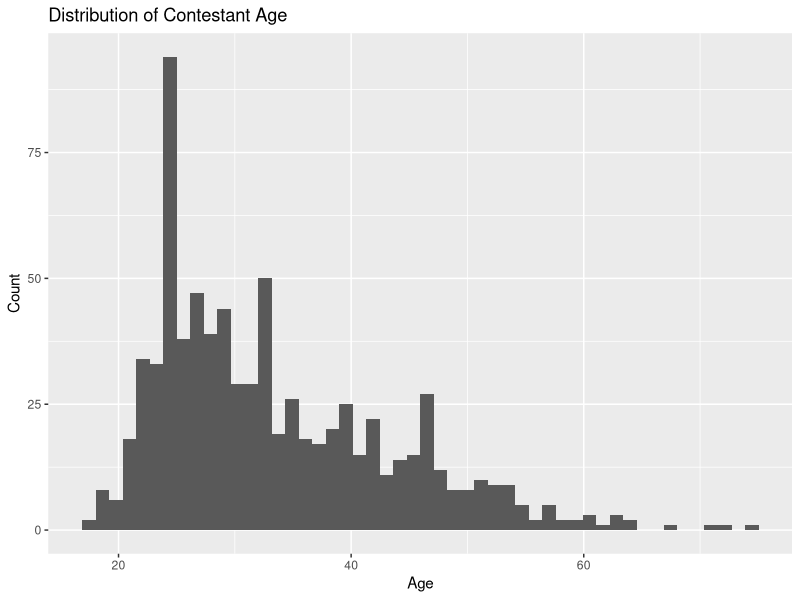
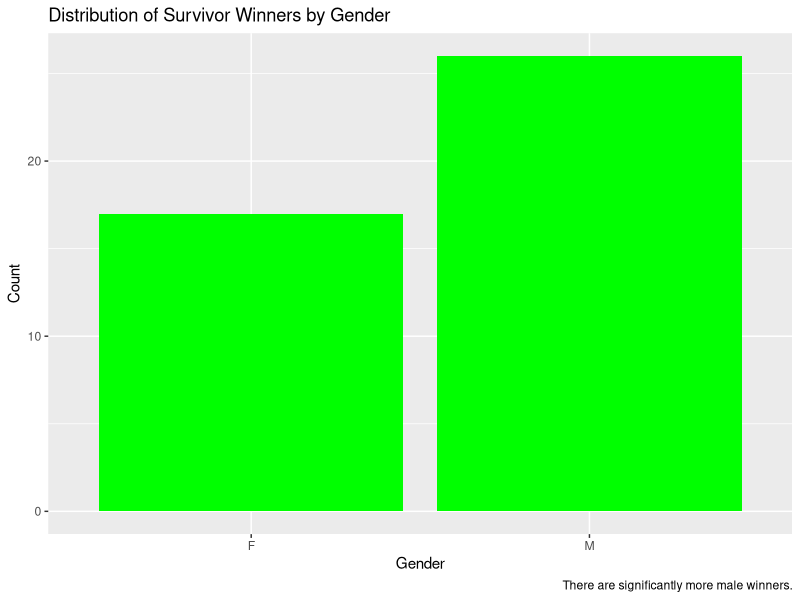
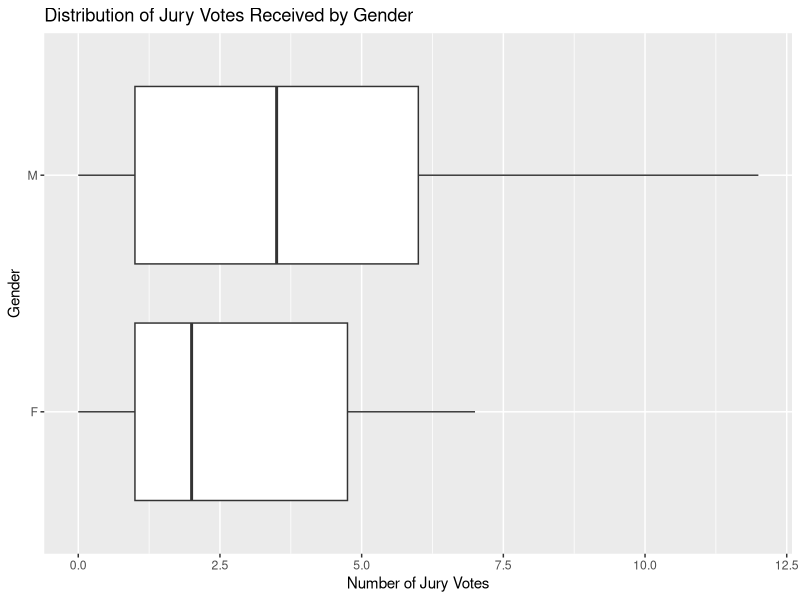

Here is the R script that generated these plots, in order:
## ---- chunk 1
#| label: packages-data
#| echo: false

library <- library(tidyverse)
contestants <- read_csv("data/contestant_table.csv")
seasons <- read_csv("data/season_table.csv")
tribes <- read_csv("data/tribe_table.csv")

contestants_ethnicity <-
contestants |>
  mutate(
    ethnicity = case_when(
      african_american == 1 ~ "African American",
      asian_american == 1 ~ "Asian American",
      latin_american == 1 ~ "Latin American",
      poc == 0 ~ "Caucasian"
    ),
    ethnicity = as.factor(ethnicity)
  )

## ---- chunk 2
#| label: fig-ageuni1
#| echo: false

contestants |>
ggplot(aes(age)) +
  geom_histogram(bins = 50) +
  labs(title = "Distribution of Contestant Age",
       x = "Age",
       y = "Count")

## ---- chunk 3
#| label: tbl-raceuni1
#| echo: false

national_pct <- tibble(
  ethnicity = c("Latin American", "Asian American", "African American",
                "Caucasian"),
  national_pct = c(19.5, 6.4, 13.7, 58.4)) ## Sourced from US Census


contestants_ethnicity |>
  count(ethnicity) |>
  inner_join(national_pct, join_by(ethnicity)) |>
  mutate(
    pct = round(n / sum(n) * 100, 2), 
    difference = round(pct - national_pct, 2)) |>
  relocate(pct, .before = national_pct) |>
  knitr::kable(caption = "Ethnic Composition of Survivor Contestants Compared to National Composition",
               col.names = c("Ethnicity", "N", "Survivor %", "National %", "Difference"))
## ---- chunk 4
#| label: fig-genderuni1
#| echo: false

## Gender Breakdown of Winners
contestants |>
  filter(finish == 1) |>
  ggplot(aes(gender)) +
  geom_bar(fill = "green") +
  labs(title = "Distribution of Survivor Winners by Gender",
       x = "Gender",
       y = "Count",
       caption = "There are significantly more male winners.")
## ---- chunk 5
#| label: fig-gsbi5
#| echo: false

# Gender vs. Jury Votes
contestants |>
  filter(finish <= 3) |>
  ggplot(aes(num_jury_votes, gender)) +
  geom_boxplot() +
  labs(title = "Distribution of Jury Votes Received by Gender",
       x = "Number of Jury Votes",
       y = "Gender")

